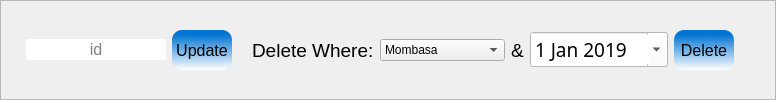
                 <widget class="QFrame" name="frame_10">
                  <property name="frameShape">
                   <enum>QFrame::StyledPanel</enum>
                  </property>
                  <property name="frameShadow">
                   <enum>QFrame::Raised</enum>
                  </property>
                  <layout class="QHBoxLayout" name="horizontalLayout_5">
                   <item>
                    <spacer name="horizontalSpacer_4">
                     <property name="orientation">
                      <enum>Qt::Horizontal</enum>
                     </property>
                     <property name="sizeHint" stdset="0">
                      <size>
                       <width>14</width>
                       <height>37</height>
                      </size>
                     </property>
                    </spacer>
                   </item>
                   <item>
                    <widget class="QLineEdit" name="id">
                     <property name="font">
                      <font>
                       <pointsize>12</pointsize>
                      </font>
                     </property>
                     <property name="styleSheet">
                      <string notr="true">margin:0px;
border-radius:0px;

</string>
                     </property>
                     <property name="alignment">
                      <set>Qt::AlignCenter</set>
                     </property>
                     <property name="placeholderText">
                      <string>id</string>
                     </property>
                     <property name="clearButtonEnabled">
                      <bool>true</bool>
                     </property>
                    </widget>
                   </item>
                   <item>
                    <widget class="QPushButton" name="update">
                     <property name="minimumSize">
                      <size>
                       <width>60</width>
                       <height>40</height>
                      </size>
                     </property>
                     <property name="maximumSize">
                      <size>
                       <width>80</width>
                       <height>40</height>
                      </size>
                     </property>
                     <property name="font">
                      <font>
                       <pointsize>12</pointsize>
                      </font>
                     </property>
                     <property name="styleSheet">
                      <string notr="true">QPushButton{
	
	
	background-color: qlineargradient(spread:pad, x1:0, y1:0, x2:0, y2:1, stop:0.102273 rgba(0, 115, 210, 255), stop:1 rgba(255, 255, 255, 255));
	border-radius:10px
}
QPushButton:hover{
	
}
QPushButton:pressed{
	
	
	background-color: rgba(0, 170, 255,.4);
}
</string>
                     </property>
                     <property name="text">
                      <string>Update</string>
                     </property>
                    </widget>
                   </item>
                   <item>
                    <spacer name="horizontalSpacer_3">
                     <property name="orientation">
                      <enum>Qt::Horizontal</enum>
                     </property>
                     <property name="sizeHint" stdset="0">
                      <size>
                       <width>14</width>
                       <height>37</height>
                      </size>
                     </property>
                    </spacer>
                   </item>
                   <item>
                    <widget class="QLabel" name="label_11">
                     <property name="font">
                      <font>
                       <pointsize>14</pointsize>
                       <underline>false</underline>
                       <strikeout>false</strikeout>
                      </font>
                     </property>
                     <property name="styleSheet">
                      <string notr="true">background-color: transparent;
color: rgb(0, 0, 0);
text-decoration:none;</string>
                     </property>
                     <property name="text">
                      <string>Delete Where:</string>
                     </property>
                    </widget>
                   </item>
                   <item>
                    <widget class="QComboBox" name="deleteCounty">
                     <property name="styleSheet">
                      <string notr="true">/*Customizing QComboBox*/
QComboBox {
   
    padding: 1px 18px 1px 3px;
    min-width: 6em;
	background-color:transparent;
	
	border-bottom: 3px solid gray;

}

QComboBox:editable {
background-color: qlineargradient(spread:pad, x1:0, y1:0, x2:0.938, y2:0.380682, stop:0 rgba(232, 170, 127, 255), stop:0.823864 rgba(216, 255, 255, 230));
}

QComboBox:!editable, QComboBox::drop-down:editable {
   font-size:15px;
}

/* QComboBox gets the &quot;on&quot; state when the popup is open */
QComboBox:!editable:on, 
QComboBox::drop-down:editable:on {
    background: qlineargradient(x1: 0, y1: 0, x2: 0, y2: 1,
                                stop: 0 #D3D3D3, stop: 0.4 #D8D8D8,
                                stop: 0.5 #DDDDDD, stop: 1.0 #E1E1E1);
	
}

QComboBox:on { /* shift the text when the popup opens */
    padding-top: 3px;
    padding-left: 4px;
}

QComboBox::drop-down {
    subcontrol-origin: padding;
    subcontrol-position: top right;
    width: 15px;
    border-left-width: 1px;
    border-left-color: darkgray;
    border-left-style: solid; /* just a single line */
    border-top-right-radius: 3px; /* same radius as the QComboBox */
    border-bottom-right-radius: 3px;
}

QComboBox::down-arrow:on { /* shift the arrow when popup is open */
    top: 1px;
    left: 1px;
}
QComboBox QAbstractItemView {
  /*The pop-up of the QComboBox is a QAbstractItemView and is styled using the descendant selector:*/
    border: 2px solid darkgray;
    selection-background-color: lightgray;
}
QFrame { border: 2px solid blue; }
border-radius:0px;
border:none;
background-color:transparent;
border: 0px solid red;

</string>
                     </property>
                     <item>
                      <property name="text">
                       <string>Mombasa</string>
                      </property>
                     </item>
                     <item>
                      <property name="text">
                       <string>Kwale</string>
                      </property>
                     </item>
                     <item>
                      <property name="text">
                       <string>Kilifi</string>
                      </property>
                     </item>
                     <item>
                      <property name="text">
                       <string>Tana River</string>
                      </property>
                     </item>
                     <item>
                      <property name="text">
                       <string>Lamu</string>
                      </property>
                     </item>
                     <item>
                      <property name="text">
                       <string>Taita/Taveta</string>
                      </property>
                     </item>
                     <item>
                      <property name="text">
                       <string>Garissa</string>
                      </property>
                     </item>
                     <item>
                      <property name="text">
                       <string>Wajir</string>
                      </property>
                     </item>
                     <item>
                      <property name="text">
                       <string>Mandera</string>
                      </property>
                     </item>
                     <item>
                      <property name="text">
                       <string>Marsabit</string>
                      </property>
                     </item>
                     <item>
                      <property name="text">
                       <string>Isiolo</string>
                      </property>
                     </item>
                     <item>
                      <property name="text">
                       <string>Meru</string>
                      </property>
                     </item>
                     <item>
                      <property name="text">
                       <string>Tharaka-Nithi</string>
                      </property>
                     </item>
                     <item>
                      <property name="text">
                       <string>Embu</string>
                      </property>
                     </item>
                     <item>
                      <property name="text">
                       <string>Kitui</string>
                      </property>
                     </item>
                     <item>
                      <property name="text">
                       <string>Machakos</string>
                      </property>
                     </item>
                     <item>
                      <property name="text">
                       <string>Makueni</string>
                      </property>
                     </item>
                     <item>
                      <property name="text">
                       <string>Nyandarua</string>
                      </property>
                     </item>
                     <item>
                      <property name="text">
                       <string>Nyeri</string>
                      </property>
                     </item>
                     <item>
                      <property name="text">
                       <string>Kirinyaga</string>
                      </property>
                     </item>
                     <item>
                      <property name="text">
                       <string>Murang'a</string>
                      </property>
                     </item>
                     <item>
                      <property name="text">
                       <string>Kiambu</string>
                      </property>
                     </item>
                     <item>
                      <property name="text">
                       <string>Turkana</string>
                      </property>
                     </item>
                     <item>
                      <property name="text">
                       <string>West Pokot</string>
                      </property>
                     </item>
                     <item>
                      <property name="text">
                       <string>Samburu</string>
                      </property>
                     </item>
                     <item>
                      <property name="text">
                       <string>Trans Nzoia</string>
                      </property>
                     </item>
                     <item>
                      <property name="text">
                       <string>Uasin Gishu</string>
                      </property>
                     </item>
                     <item>
                      <property name="text">
                       <string>Elgeyo/Marakwet</string>
                      </property>
                     </item>
                     <item>
                      <property name="text">
                       <string>Nandi</string>
                      </property>
                     </item>
                     <item>
                      <property name="text">
                       <string>Baringo</string>
                      </property>
                     </item>
                     <item>
                      <property name="text">
                       <string>Laikipia</string>
                      </property>
                     </item>
                     <item>
                      <property name="text">
                       <string>Nakuru</string>
                      </property>
                     </item>
                     <item>
                      <property name="text">
                       <string>Narok</string>
                      </property>
                     </item>
                     <item>
                      <property name="text">
                       <string>Kajiado</string>
                      </property>
                     </item>
                     <item>
                      <property name="text">
                       <string>Kericho</string>
                      </property>
                     </item>
                     <item>
                      <property name="text">
                       <string>Bomet</string>
                      </property>
                     </item>
                     <item>
                      <property name="text">
                       <string>Kakamega</string>
                      </property>
                     </item>
                     <item>
                      <property name="text">
                       <string>Vihiga</string>
                      </property>
                     </item>
                     <item>
                      <property name="text">
                       <string>Bungoma</string>
                      </property>
                     </item>
                     <item>
                      <property name="text">
                       <string>Busia</string>
                      </property>
                     </item>
                     <item>
                      <property name="text">
                       <string>Siaya</string>
                      </property>
                     </item>
                     <item>
                      <property name="text">
                       <string>Kisumu</string>
                      </property>
                     </item>
                     <item>
                      <property name="text">
                       <string>Homa Bay</string>
                      </property>
                     </item>
                     <item>
                      <property name="text">
                       <string>Migori</string>
                      </property>
                     </item>
                     <item>
                      <property name="text">
                       <string>Kisii</string>
                      </property>
                     </item>
                     <item>
                      <property name="text">
                       <string>Nyamira</string>
                      </property>
                     </item>
                     <item>
                      <property name="text">
                       <string>Nairobi City</string>
                      </property>
                     </item>
                    </widget>
                   </item>
                   <item>
                    <widget class="QLabel" name="label_12">
                     <property name="font">
                      <font>
                       <pointsize>14</pointsize>
                       <underline>false</underline>
                       <strikeout>false</strikeout>
                      </font>
                     </property>
                     <property name="styleSheet">
                      <string notr="true">background-color: transparent;
color: rgb(0, 0, 0);
text-decoration:none;</string>
                     </property>
                     <property name="text">
                      <string>&amp;</string>
                     </property>
                    </widget>
                   </item>
                   <item>
                    <widget class="QDateEdit" name="deleteDate">
                     <property name="font">
                      <font>
                       <family>Segoe Print</family>
                       <pointsize>14</pointsize>
                      </font>
                     </property>
                     <property name="styleSheet">
                      <string notr="true">margin:0px;
background-color: rgb(255, 255, 255);</string>
                     </property>
                     <property name="minimumDateTime">
                      <datetime>
                       <hour>0</hour>
                       <minute>0</minute>
                       <second>0</second>
                       <year>2019</year>
                       <month>1</month>
                       <day>1</day>
                      </datetime>
                     </property>
                     <property name="minimumDate">
                      <date>
                       <year>2019</year>
                       <month>1</month>
                       <day>1</day>
                      </date>
                     </property>
                     <property name="currentSection">
                      <enum>QDateTimeEdit::DaySection</enum>
                     </property>
                     <property name="calendarPopup">
                      <bool>true</bool>
                     </property>
                    </widget>
                   </item>
                   <item>
                    <widget class="QPushButton" name="deletebtn">
                     <property name="minimumSize">
                      <size>
                       <width>60</width>
                       <height>40</height>
                      </size>
                     </property>
                     <property name="maximumSize">
                      <size>
                       <width>80</width>
                       <height>40</height>
                      </size>
                     </property>
                     <property name="font">
                      <font>
                       <pointsize>12</pointsize>
                      </font>
                     </property>
                     <property name="styleSheet">
                      <string notr="true">QPushButton{
	
	
	background-color: qlineargradient(spread:pad, x1:0, y1:0, x2:0, y2:1, stop:0.102273 rgba(0, 115, 210, 255), stop:1 rgba(255, 255, 255, 255));
	border-radius:10px
}
QPushButton:hover{
	
}
QPushButton:pressed{
	
	
	background-color: rgba(0, 170, 255,.4);
}
</string>
                     </property>
                     <property name="text">
                      <string>Delete</string>
                     </property>
                    </widget>
                   </item>
                   <item>
                    <spacer name="horizontalSpacer_10">
                     <property name="orientation">
                      <enum>Qt::Horizontal</enum>
                     </property>
                     <property name="sizeHint" stdset="0">
                      <size>
                       <width>15</width>
                       <height>37</height>
                      </size>
                     </property>
                    </spacer>
                   </item>
                   <item>
                    <spacer name="horizontalSpacer_14">
                     <property name="orientation">
                      <enum>Qt::Horizontal</enum>
                     </property>
                     <property name="sizeHint" stdset="0">
                      <size>
                       <width>15</width>
                       <height>37</height>
                      </size>
                     </property>
                    </spacer>
                   </item>
                  </layout>
                 </widget>
